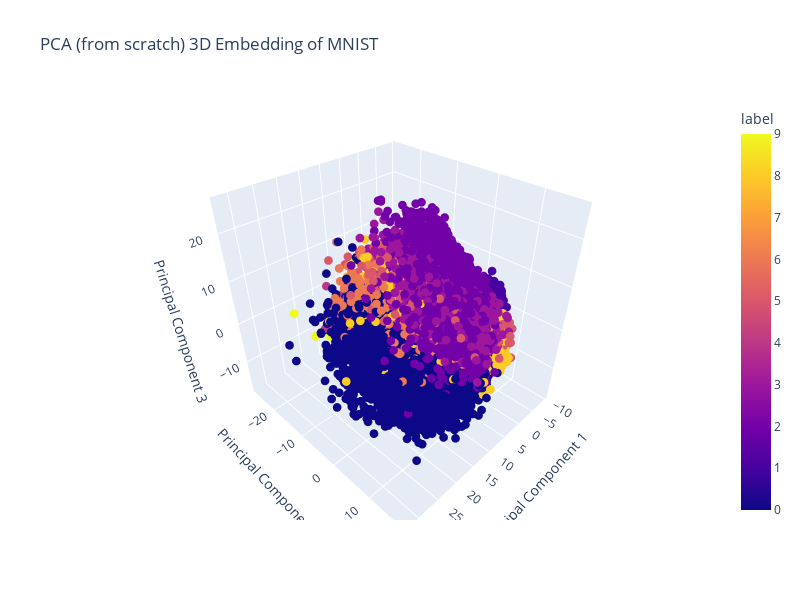

Notebook code for this chart:
### Code cell
import plotly.express as px

# 3D scatter plot
fig = px.scatter_3d(
    df_pca,
    x='PC1', y='PC2', z='PC3',
    color='label',
    title='PCA (from scratch) 3D Embedding of MNIST',
    labels={'PC1':'Principal Component 1','PC2':'Principal Component 2','PC3':'Principal Component 3'},
    width=800, height=600
)
fig.update_traces(marker=dict(size=3))
fig.show()

### Figure 1 — Plotly figure (JSON) as saved in the notebook; plotly's stock layout.template omitted (floating-point values rounded to 4 significant figures; data arrays with more than 128 entries replaced by an {"elided": "..."} marker saying what was removed)
{"data": [{"hovertemplate": "Principal Component 1=%{x}<br>Principal Component 2=%{y}<br>Principal Component 3=%{z}<br>label=%{marker.color}<extra></extra>", "legendgroup": "", "marker": {"color": {"elided": "60000 int values"}, "coloraxis": "coloraxis", "size": 3, "symbol": "circle"}, "mode": "markers", "name": "", "scene": "scene", "showlegend": false, "type": "scatter3d", "x": {"elided": "60000 float values"}, "y": {"elided": "60000 float values"}, "z": {"elided": "60000 float values"}}], "layout": {"coloraxis": {"colorbar": {"title": {"text": "label"}}, "colorscale": [[0, "#0d0887"], [0.1111, "#46039f"], [0.2222, "#7201a8"], [0.3333, "#9c179e"], [0.4444, "#bd3786"], [0.5556, "#d8576b"], [0.6667, "#ed7953"], [0.7778, "#fb9f3a"], [0.8889, "#fdca26"], [1, "#f0f921"]]}, "height": 600, "legend": {"tracegroupgap": 0}, "scene": {"domain": {"x": [0, 1], "y": [0, 1]}, "xaxis": {"title": {"text": "Principal Component 1"}}, "yaxis": {"title": {"text": "Principal Component 2"}}, "zaxis": {"title": {"text": "Principal Component 3"}}}, "title": {"text": "PCA (from scratch) 3D Embedding of MNIST"}, "width": 800}}
